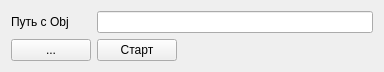
<?xml version="1.0" encoding="UTF-8"?>
<ui version="4.0">
 <class>FormMainForm</class>
 <widget class="QWidget" name="FormMainForm">
  <property name="geometry">
   <rect>
    <x>0</x>
    <y>0</y>
    <width>384</width>
    <height>67</height>
   </rect>
  </property>
  <property name="windowTitle">
   <string>Form</string>
  </property>
  <layout class="QGridLayout" name="gridLayout">
   <item row="0" column="0">
    <widget class="QLabel" name="label">
     <property name="text">
      <string>Путь с Obj</string>
     </property>
    </widget>
   </item>
   <item row="0" column="1" colspan="2">
    <widget class="QLineEdit" name="lePath"/>
   </item>
   <item row="1" column="0">
    <widget class="QPushButton" name="bSetPath">
     <property name="text">
      <string>...</string>
     </property>
    </widget>
   </item>
   <item row="1" column="1">
    <widget class="QPushButton" name="bStart">
     <property name="text">
      <string>Старт</string>
     </property>
    </widget>
   </item>
   <item row="1" column="2">
    <spacer name="horizontalSpacer">
     <property name="orientation">
      <enum>Qt::Horizontal</enum>
     </property>
     <property name="sizeHint" stdset="0">
      <size>
       <width>201</width>
       <height>20</height>
      </size>
     </property>
    </spacer>
   </item>
  </layout>
 </widget>
 <resources/>
 <connections/>
</ui>
